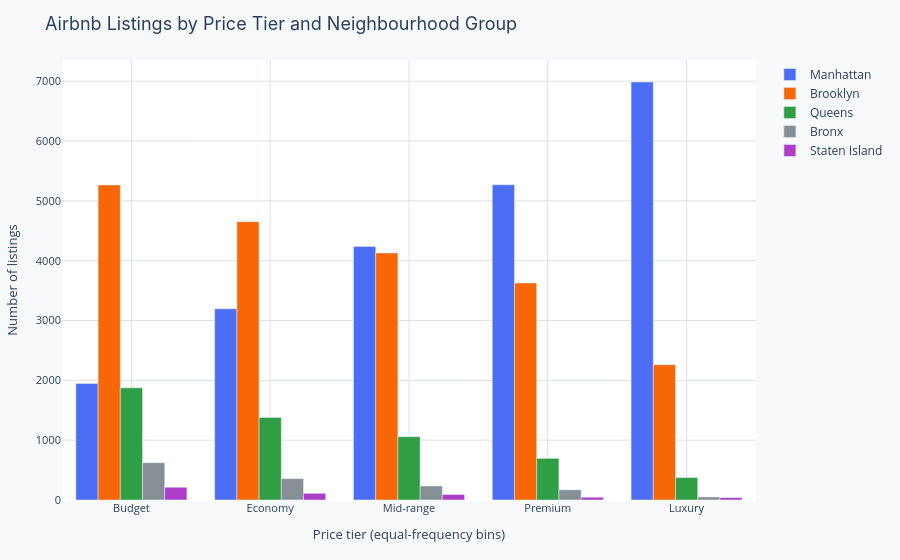

Notebook code for this chart:
### Markdown cell above
---
## Real-world example: Binning Airbnb Price into Budget Tiers

The chart below applies equal-frequency binning to Airbnb price, creating five tiers from Budget to Luxury, then shows the count of listings in each tier by neighbourhood group.

### Code cell
np.random.seed(42)
airbnb = pd.read_csv('../../data/nyc_airbnb.csv')
airbnb = airbnb[airbnb['price'] > 0].copy()

airbnb['price_tier'] = pd.qcut(
    airbnb['price'], q=5, duplicates='drop',
    labels=['Budget', 'Economy', 'Mid-range', 'Premium', 'Luxury']
)

tier_ng = (airbnb.groupby(['price_tier', 'neighbourhood_group'], observed=True)
                 .size().reset_index(name='count'))

fig = go.Figure()
colors = [PALETTE['primary'], PALETTE['secondary'], PALETTE['accent'],
          PALETTE['muted'], '#AE3EC9']
for i, ng in enumerate(['Manhattan', 'Brooklyn', 'Queens', 'Bronx', 'Staten Island']):
    sub = tier_ng[tier_ng['neighbourhood_group'] == ng]
    fig.add_trace(go.Bar(
        name=ng, x=sub['price_tier'].astype(str), y=sub['count'],
        marker_color=colors[i],
    ))
layout = base_layout(
    title='Airbnb Listings by Price Tier and Neighbourhood Group',
    xaxis_title='Price tier (equal-frequency bins)',
    yaxis_title='Number of listings',
)
layout.update(barmode='group')
go.Figure(data=fig.data, layout=layout).show()

### Figure 1 — Plotly figure (JSON) as saved in the notebook; plotly's stock layout.template omitted (floating-point values rounded to 4 significant figures)
{"data": [{"marker": {"color": "#4C6EF5"}, "name": "Manhattan", "type": "bar", "x": ["Budget", "Economy", "Mid-range", "Premium", "Luxury"], "y": [1948, 3196, 4238, 5269, 6987]}, {"marker": {"color": "#F76707"}, "name": "Brooklyn", "type": "bar", "x": ["Budget", "Economy", "Mid-range", "Premium", "Luxury"], "y": [5265, 4652, 4129, 3628, 2262]}, {"marker": {"color": "#2F9E44"}, "name": "Queens", "type": "bar", "x": ["Budget", "Economy", "Mid-range", "Premium", "Luxury"], "y": [1875, 1380, 1059, 696, 375]}, {"marker": {"color": "#868E96"}, "name": "Bronx", "type": "bar", "x": ["Budget", "Economy", "Mid-range", "Premium", "Luxury"], "y": [623, 356, 234, 170, 50]}, {"marker": {"color": "#AE3EC9"}, "name": "Staten Island", "type": "bar", "x": ["Budget", "Economy", "Mid-range", "Premium", "Luxury"], "y": [213, 112, 92, 46, 40]}], "layout": {"barmode": "group", "legend": {"font": {"size": 12}}, "margin": {"b": 60, "l": 60, "r": 30, "t": 60}, "paper_bgcolor": "#F8F9FA", "plot_bgcolor": "#FFFFFF", "title": {"font": {"family": "Inter, Arial, sans-serif", "size": 18}, "text": "Airbnb Listings by Price Tier and Neighbourhood Group"}, "xaxis": {"gridcolor": "#DEE2E6", "tickfont": {"size": 11}, "title": {"font": {"size": 13}, "text": "Price tier (equal-frequency bins)"}}, "yaxis": {"gridcolor": "#DEE2E6", "tickfont": {"size": 11}, "title": {"font": {"size": 13}, "text": "Number of listings"}}}}
